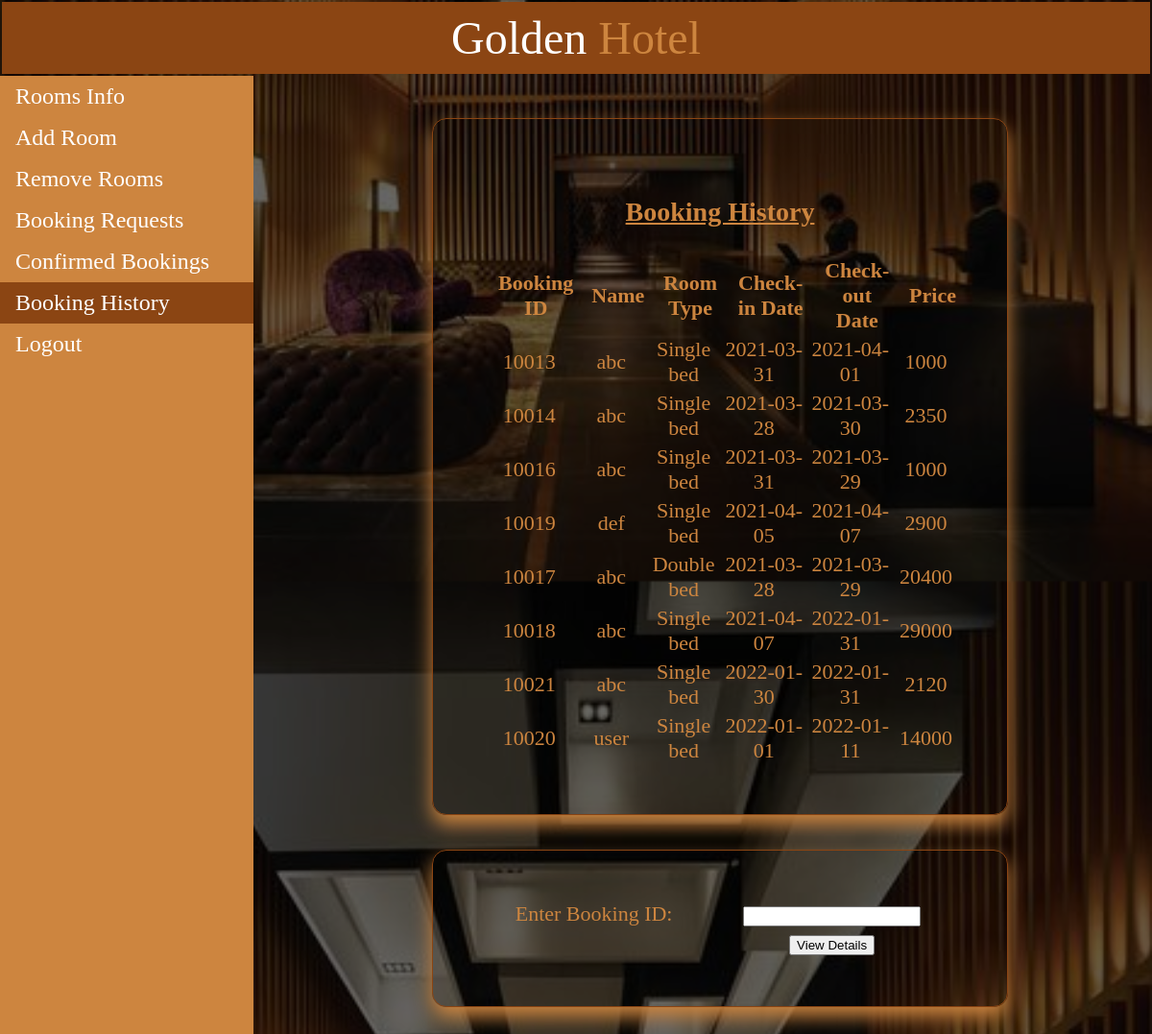
/booking_history.php, run on the app's committed database.
### tables this page shows
CREATE TABLE booked_hist (
  phone int(11) NOT NULL,
  name varchar(20) NOT NULL,
  idproof varchar(20) NOT NULL,
  room_type varchar(20) NOT NULL,
  checkin date NOT NULL,
  checkout date NOT NULL,
  days int(11) NOT NULL,
  ac varchar(5) NOT NULL,
  breakfast varchar(5) NOT NULL,
  lunch varchar(5) NOT NULL,
  snacks varchar(5) NOT NULL,
  dinner varchar(5) NOT NULL,
  swimming varchar(5) NOT NULL,
  price int(11) NOT NULL,
  book_id int(11) NOT NULL
);

### booking_history.php (the view, shortened to what this page needs)
<!DOCTYPE html>
<html>
<head>
</head>
<body>
	<table style="width: 100%;">
		<tr>
			<td id="td1" style="padding: 10px; font-size: 48px;">Golden <p style="color: peru; display: inline;">Hotel</p> </td>
		</tr>
	</table>
	<ul>
		<li><a href="admin_view.php" >Rooms Info</a></li>
		<li><a href="add_room_admin.php">Add Room</a></li>
		<li><a href="remove_room_admin.php">Remove Rooms</a></li>
		<li><a href="admin_room_status.php">Booking Requests</a></li>
		<li><a href="confirmed_bookings.php" >Confirmed Bookings</a></li>
		<li><a href="booking_history.php" class="active">Booking History</a></li>
		<li><a href="index.php">Logout</a></li>
	</ul>
	<div style="margin-left:25%;padding:1px 16px;height:1000px;">
			<table class="basic_box">
				<tr>
					<td colspan="6"><p style="font-size: 28px; text-align: center; text-decoration: underline;"><b>Booking History</b></p>
				</td>
				<tr>
					<th>Booking ID</th>
					<th>Name</th>
					<th>Room Type</th>
					<th>Check-in Date</th>
					<th>Check-out Date</th>
					<th>Price</th>
				</tr>
				<tr>
				<?php
					$conn = new mysqli("localhost","root","", "iwp");
					$sql1 = "SELECT * from booked_hist";
					if ($result=mysqli_query($conn,$sql1))
				  	{
				  		while ($row=mysqli_fetch_row($result))
				    	{
				    		?>
				    		<td><?php echo $row[14]; ?></td>
				   			<td><?php echo $row[1]; ?></td>
				   			<td><?php echo $row[3]; ?></td>
				   			<td><?php echo $row[4]; ?></td>
				    		<td><?php echo $row[5]; ?></td>
				    		<td><?php echo $row[13]; ?></td>
				</tr><?php
				    	}
				    }?>
			</table><br><br>
			<table class="basic_box">
				<tr>
					<td colspan="1">Enter Booking ID:</td>
					<td colspan="2">
						<form action="admin_room_history.php" method="post">
							<input type="number" name="book_id">
					</td>
				</tr>
				<tr>
					<td></td>
					<td style="text-align: center;"><button type="submit">View Details</button></td></form>
				</tr>
			</table>
		</div>
	</body>
</html>

### booking_history.php (style rules this page uses)
body { margin: 0; background-image:linear-gradient(rgba(0,0,0,0.6),rgba(0,0,0,0.6)), url("images/image4.jpg") ; color: peru; height: 2vh; background-size: cover; background-position: center; }
table { font-size: 22px; }
td { text-align: center; }
.basic_box { border: 1px solid saddlebrown; border-radius: 15px; margin: auto; width: 600px; padding: 50px; box-shadow: 0 10px 20px peru; }
#td1 { background-color: saddlebrown; color: white; border: 10px; margin-top: -10px; padding: 10px; }
th { font-weight: bold; padding-left: 15px; }
ul { list-style-type: none; margin: 0; padding: 0; width: 22%; font-size: 24px; background-color: peru; text-decoration: none; position: fixed; height: 100%; overflow: auto; }
li { color: white; }
li a { display: block; color: white; padding: 8px 16px; text-decoration: none; }
li a.active { background-color: saddlebrown; color: white; }

### data on the page
booked_hist: book "10013", name "abc", room_type "Single bed", checkin "2021-03-31", checkout "2021-04-01", price "1000"
booked_hist: book "10014", name "abc", room_type "Single bed", checkin "2021-03-28", checkout "2021-03-30", price "2350"
booked_hist: book "10016", name "abc", room_type "Single bed", checkin "2021-03-31", checkout "2021-03-29", price "1000"
booked_hist: book "10019", name "def", room_type "Single bed", checkin "2021-04-05", checkout "2021-04-07", price "2900"
booked_hist: book "10017", name "abc", room_type "Double bed", checkin "2021-03-28", checkout "2021-03-29", price "20400"
booked_hist: book "10018", name "abc", room_type "Single bed", checkin "2021-04-07", checkout "2022-01-31", price "29000"
booked_hist: book "10021", name "abc", room_type "Single bed", checkin "2022-01-30", checkout "2022-01-31", price "2120"
booked_hist: book "10020", name "user", room_type "Single bed", checkin "2022-01-01", checkout "2022-01-11", price "14000"
